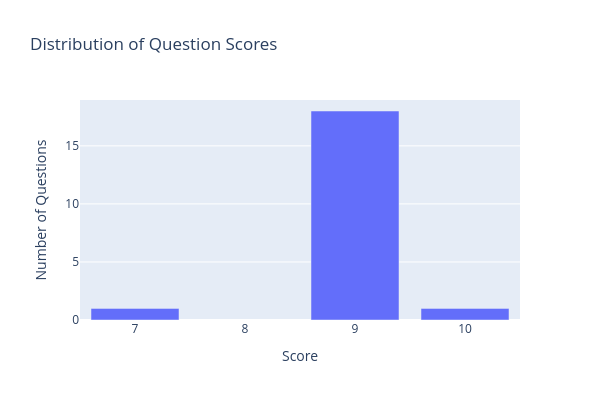

Notebook cell for this chart:
### Code cell
from collections import Counter

score_counter = Counter(r["score"] for r in responses)

px.bar(
    x=score_counter.keys(),
    y=score_counter.values(),
    width=600,
    height=400,
    title="Distribution of Question Scores",
    labels={"x": "Score", "y": "Number of Questions"},
).show()

### Figure 1 — Plotly figure (JSON) as saved in the notebook; plotly's stock layout.template omitted (floating-point values rounded to 4 significant figures)
{"data": [{"hovertemplate": "Score=%{x}<br>Number of Questions=%{y}<extra></extra>", "legendgroup": "", "marker": {"color": "#636efa", "pattern": {"shape": ""}}, "name": "", "orientation": "v", "showlegend": false, "textposition": "auto", "type": "bar", "x": [9, 7, 10], "xaxis": "x", "y": [18, 1, 1], "yaxis": "y"}], "layout": {"barmode": "relative", "height": 400, "legend": {"tracegroupgap": 0}, "title": {"text": "Distribution of Question Scores"}, "width": 600, "xaxis": {"anchor": "y", "domain": [0, 1], "title": {"text": "Score"}}, "yaxis": {"anchor": "x", "domain": [0, 1], "title": {"text": "Number of Questions"}}}}
